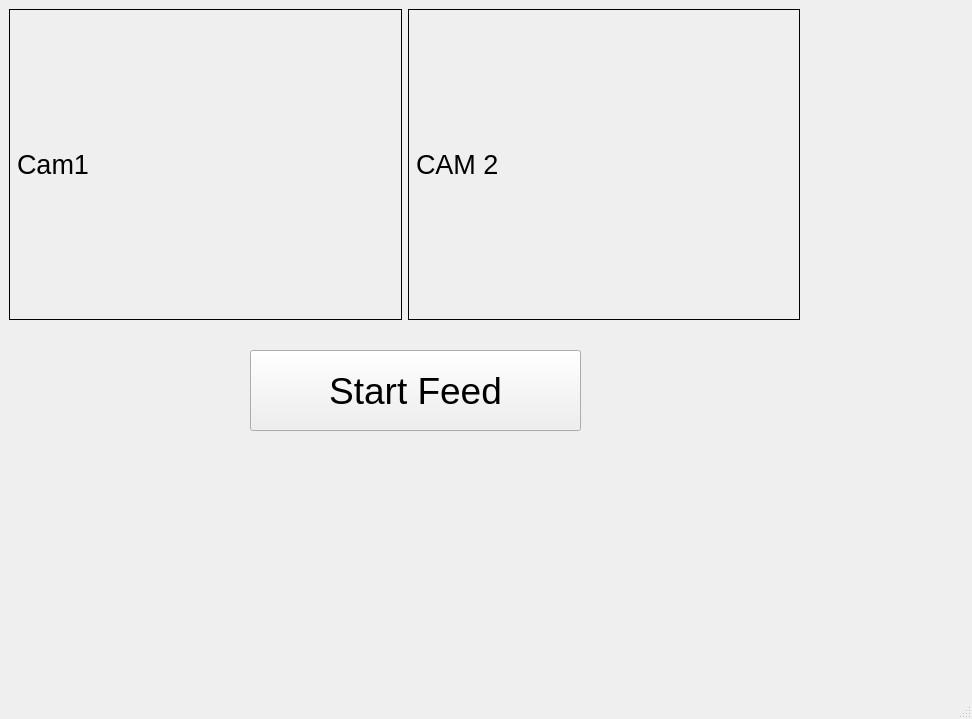
<?xml version="1.0" encoding="UTF-8"?>
<ui version="4.0">
 <class>MainWindow</class>
 <widget class="QMainWindow" name="MainWindow">
  <property name="geometry">
   <rect>
    <x>0</x>
    <y>0</y>
    <width>972</width>
    <height>719</height>
   </rect>
  </property>
  <property name="windowTitle">
   <string>MainWindow</string>
  </property>
  <widget class="QWidget" name="centralwidget">
   <widget class="QWidget" name="horizontalLayoutWidget">
    <property name="geometry">
     <rect>
      <x>9</x>
      <y>9</y>
      <width>791</width>
      <height>311</height>
     </rect>
    </property>
    <layout class="QHBoxLayout" name="horizontalLayout">
     <item>
      <widget class="QLabel" name="cam1">
       <property name="font">
        <font>
         <pointsize>20</pointsize>
        </font>
       </property>
       <property name="autoFillBackground">
        <bool>true</bool>
       </property>
       <property name="frameShape">
        <enum>QFrame::Box</enum>
       </property>
       <property name="text">
        <string>Cam1</string>
       </property>
       <property name="scaledContents">
        <bool>true</bool>
       </property>
      </widget>
     </item>
     <item>
      <widget class="QLabel" name="cam2">
       <property name="font">
        <font>
         <pointsize>20</pointsize>
        </font>
       </property>
       <property name="autoFillBackground">
        <bool>true</bool>
       </property>
       <property name="frameShape">
        <enum>QFrame::Box</enum>
       </property>
       <property name="text">
        <string>CAM 2</string>
       </property>
       <property name="scaledContents">
        <bool>true</bool>
       </property>
      </widget>
     </item>
    </layout>
   </widget>
   <widget class="QPushButton" name="button">
    <property name="geometry">
     <rect>
      <x>250</x>
      <y>350</y>
      <width>331</width>
      <height>81</height>
     </rect>
    </property>
    <property name="font">
     <font>
      <pointsize>28</pointsize>
     </font>
    </property>
    <property name="text">
     <string>Start Feed</string>
    </property>
   </widget>
  </widget>
  <widget class="QMenuBar" name="menubar">
   <property name="geometry">
    <rect>
     <x>0</x>
     <y>0</y>
     <width>972</width>
     <height>26</height>
    </rect>
   </property>
  </widget>
  <widget class="QStatusBar" name="statusbar"/>
 </widget>
 <resources/>
 <connections/>
</ui>
